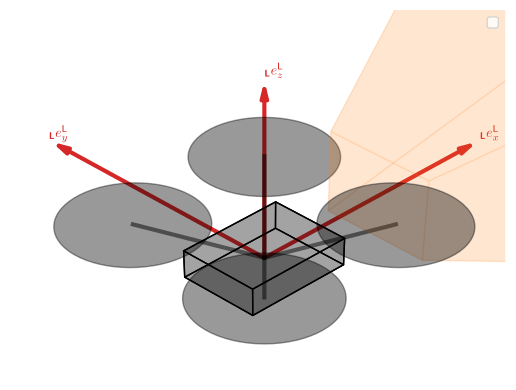

The Python source for this figure:
import enum
import numpy as np
import matplotlib.pyplot as plt
from matplotlib.patches import Circle
import mpl_toolkits.mplot3d.art3d as art3d
from mpl_toolkits.mplot3d import Axes3D
from mpl_toolkits.mplot3d.art3d import Poly3DCollection
from scipy.spatial.transform import Rotation
import utils
from matplotlib.colors import to_rgba
from matplotlib.patches import ArrowStyle



utils.initRCParams()
fig = plt.figure()
ax = fig.add_subplot(projection='3d')



ARM_LENGTH = 0.2
ROTOR_HEIGHT = 0.1
ROTOR_RADIUS = 0.12
ROTOR_ANGLES_DEG = [45.0, 135.0, 225.0, 315.0]

drone_x = 0.0
drone_y = 0.0
drone_z = 0.0
drone_p = np.array([
    drone_x, drone_y, drone_z
])

body_sx = 0.2
body_sy = 0.15
body_sz = 0.08
drone_body_s = np.array([
    body_sx, body_sy, body_sz
])

def rotZ (a: float):
    sa = np.sin(a)
    ca = np.cos(a)
    return np.array([
        [ca, -sa, 0.0],
        [sa, ca, 0.0],
        [0.0, 0.0, 1.0]
    ])

def rotor_pos (
    a: float, # angle in degree
    al: float, # arm length
    rh: float # rotor height
):
    return rotZ(utils.rad__deg(a)) @ np.array([al, 0.0, rh])

rotor_p = []
for ra in ROTOR_ANGLES_DEG:
    rotor_p.append(
        rotor_pos(ra, ARM_LENGTH, ROTOR_HEIGHT)
    )

for rp in rotor_p:
    print(rp)
    p = Circle(
        tuple(rp[:2]), 
        ROTOR_RADIUS,
        color='k',
        alpha=0.4
    )
    ax.add_patch(p)
    art3d.pathpatch_2d_to_3d(p, z=rp[2], zdir="z")

    ax.plot(
        [drone_p[0], rp[0]],
        [drone_p[1], rp[1]],
        [drone_p[2], rp[2]],
        color='k',
        alpha=0.5,
        linewidth=3
    )
#
#ax.scatter(
#    *list(drone_p),
#    color='k',
#    alpha=0.5
#)








def unitFace(
    axis: str, 
    shift: float
) -> np.ndarray:
    vert = np.zeros((3))
    verts = np.zeros((4, 3))
    if axis == 'x': vert[0]=shift;  i0 = 1;         i1 = 2
    if axis == 'y': i0 = 0;         vert[1]=shift;  i1 = 2
    if axis == 'z': i0 = 0;         i1 = 1;         vert[2]=shift
    vert[i0] = -0.5; vert[i1] = -0.5; verts[0] = vert
    vert[i0] = 0.5; vert[i1] = -0.5; verts[1] = vert
    vert[i0] = 0.5; vert[i1] = 0.5; verts[2] = vert
    vert[i0] = -0.5; vert[i1] = 0.5; verts[3] = vert
    return verts


def quaternion__from__rotationAngleAxis(angle: float, axis : np.ndarray):
    return np.array([
        np.cos(angle/2.0),
        np.sin(angle/2.0) * axis[0],
        np.sin(angle/2.0) * axis[1],
        np.sin(angle/2.0) * axis[2]
    ])
def multiplyQuaternions(q0: np.ndarray, q1: np.ndarray):
    w0 = q0[0]; xyz0 = q0[1:]
    w1 = q1[0]; xyz1 = q1[1:]
    w = w0*w1 - np.inner(xyz0, xyz1)
    xyz = w0*xyz1 + w1*xyz0 + np.cross(xyz0, xyz1)
    return np.array([w, xyz[0], xyz[1], xyz[2]])
def invertQuaternion(q: np.ndarray):
    return np.array([q[0], -q[1], -q[2], -q[3]]) / np.linalg.norm(q)
def rotateVectorByQuaternion(xyz: np.ndarray, q: np.ndarray):
    wxyz = np.array([0, xyz[0], xyz[1], xyz[2]])
    return multiplyQuaternions(multiplyQuaternions(q,wxyz), invertQuaternion(q))[1:]
def radian__from__degree(degree: float):
    return degree * np.pi / 180.0

def fovData(
    aov_y: float,
    aov_z: float,
    d1: float,
    d2: float,
    x: float = 0,
    y: float = 0,
    z: float = 0,
    ax: float = 0,
    ay: float = 0,
    az: float = 0,
) -> np.ndarray:
    p = np.array([x, y, z])
    ex = np.array([1.0, 0, 0])
    ey = np.array([0, 1.0, 0])
    ez = np.array([0, 0, 1.0])

    x1 = d1 * ex
    x2 = d2 * ex

    q_l = quaternion__from__rotationAngleAxis(angle=aov_z / 2, axis=ez)
    q_r = quaternion__from__rotationAngleAxis(angle=- aov_z / 2, axis=ez)
    q_u = quaternion__from__rotationAngleAxis(angle=- aov_y / 2, axis=ey)
    q_d = quaternion__from__rotationAngleAxis(angle=aov_y / 2, axis=ey)

    q_lu = multiplyQuaternions(q_l, q_u)
    q_ru = multiplyQuaternions(q_r, q_u)
    q_rd = multiplyQuaternions(q_r, q_d)
    q_ld = multiplyQuaternions(q_l, q_d)

    p1_lu = rotateVectorByQuaternion(x1, q_lu)
    p1_ru = rotateVectorByQuaternion(x1, q_ru)
    p1_rd = rotateVectorByQuaternion(x1, q_rd)
    p1_ld = rotateVectorByQuaternion(x1, q_ld)
    p2_lu = rotateVectorByQuaternion(x2, q_lu)
    p2_ru = rotateVectorByQuaternion(x2, q_ru)
    p2_rd = rotateVectorByQuaternion(x2, q_rd)
    p2_ld = rotateVectorByQuaternion(x2, q_ld)

    q_x = quaternion__from__rotationAngleAxis(angle=ax, axis=ex)
    q_y = quaternion__from__rotationAngleAxis(angle=ay, axis=ey)
    q_z = quaternion__from__rotationAngleAxis(angle=az, axis=ez)
    q_xyz = multiplyQuaternions(multiplyQuaternions(q_x, q_y), q_z)

    p1_lu = rotateVectorByQuaternion(p1_lu, q_xyz) + p
    p1_ru = rotateVectorByQuaternion(p1_ru, q_xyz) + p
    p1_rd = rotateVectorByQuaternion(p1_rd, q_xyz) + p
    p1_ld = rotateVectorByQuaternion(p1_ld, q_xyz) + p
    p2_lu = rotateVectorByQuaternion(p2_lu, q_xyz) + p
    p2_ru = rotateVectorByQuaternion(p2_ru, q_xyz) + p
    p2_rd = rotateVectorByQuaternion(p2_rd, q_xyz) + p
    p2_ld = rotateVectorByQuaternion(p2_ld, q_xyz) + p


    return np.array([
        [p1_lu, p1_ru, p1_rd, p1_ld], #p1
        [p2_lu, p2_ru, p2_rd, p2_ld], #p2
        [p1_lu, p1_ru, p2_ru, p2_lu], #u
        [p1_ru, p1_rd, p2_rd, p2_ru], #r
        [p1_ld, p1_rd, p2_rd, p2_ld], #d
        [p1_lu, p1_ld, p2_ld, p2_lu] #l
    ])


    

    
    



def cuboidData (
    x: float, 
    y: float, 
    z: float,
    sx: float, 
    sy: float, 
    sz: float
) -> np.ndarray:
    X = np.array([
       unitFace(axis='x', shift=-0.5),
       unitFace(axis='y', shift=-0.5),
       unitFace(axis='z', shift=-0.5),
       unitFace(axis='x', shift=0.5),
       unitFace(axis='y', shift=0.5),
       unitFace(axis='z', shift=0.5),
    ], dtype=np.float)
    for i, s in enumerate([sx, sy, sz]):
        X[:, :, i] *= s
    print(X)
    return X + np.array([x, y, z])






ax.add_collection(
    Poly3DCollection(
        cuboidData(
            drone_x, drone_y, drone_z,
            body_sx, body_sy, body_sz
        ),
        color='k',
        alpha=0.2
    )
)

ax.add_collection(
    Poly3DCollection(
        fovData(
            1*1.05 * np.pi/4,
            1*np.pi/4,
            0.3,
            10,
            x=0,
            y=0,
            z=0,
            ax=radian__from__degree(0),
            ay=radian__from__degree(0),
            az=radian__from__degree(0)
        ),
        color='tab:orange',
        alpha=0.1,
        edgecolor=to_rgba('tab:orange', 0.2),
        #label='Camera FOV'
    )
)


length = 0.5

ax.arrow3D(
    drone_x, drone_y, drone_z,
    drone_x + length, drone_y, drone_z,
    mutation_scale=20,
    arrowstyle=ArrowStyle.CurveFilledB(head_length=.4, head_width=.1),
    linewidth=3,
    color='tab:red'
)
ax.arrow3D(
    drone_x, drone_y, drone_z,
    drone_x, drone_y + length, drone_z,
    mutation_scale=20,
    arrowstyle=ArrowStyle.CurveFilledB(head_length=.4, head_width=.1),
    linewidth=3,
    color='tab:red'
)
ax.arrow3D(
    drone_x, drone_y, drone_z,
    drone_x, drone_y, drone_z + length,
    mutation_scale=20,
    arrowstyle=ArrowStyle.CurveFilledB(head_length=.4, head_width=.1),
    linewidth=3,
    color='tab:red'
)
ax.annotate3D(
    '${}_\\textbf{L} e^\\text{L}_x$', 
    (drone_x + length, drone_y, drone_z), 
    xytext=(0, 0), 
    textcoords='offset points',
    color='tab:red'
)
ax.annotate3D(
    '${}_\\textbf{L} e^\\text{L}_y$', 
    (drone_x, drone_y + length, drone_z), 
    xytext=(0, 0), 
    textcoords='offset points',
    color='tab:red'
)
ax.annotate3D(
    '${}_\\textbf{L} e^\\text{L}_z$', 
    (drone_x, drone_y, drone_z + length), 
    xytext=(0, 0), 
    textcoords='offset points',
    color='tab:red'
)


auxUnitBox = 0.5 * np.array([
    [-1, -1, -1],
    [-1, -1,  1],
    [-1,  1, -1],
    [-1,  1,  1],
    [ 1, -1, -1],
    [ 1, -1,  1],
    [ 1,  1, -1],
    [ 1,  1,  1],
])

auxBox = auxUnitBox + 0.5
ax.scatter(
    auxBox[:, 0],
    auxBox[:, 1],
    auxBox[:, 2],
    alpha=0
)

plt.axis('off')
ax.set_xlim(-1, 1)
ax.set_ylim(-1, 1)
ax.set_zlim(-0.8, 1.2)

#utils.set_axes_equal(ax)

# Functions from @Mateen Ulhaq and @karlo
def set_axes_equal(ax: plt.Axes):
    """Set 3D plot axes to equal scale.

    Make axes of 3D plot have equal scale so that spheres appear as
    spheres and cubes as cubes.  Required since `ax.axis('equal')`
    and `ax.set_aspect('equal')` don't work on 3D.
    """
    limits = np.array([
        ax.get_xlim3d(),
        ax.get_ylim3d(),
        ax.get_zlim3d(),
    ])
    origin = np.mean(limits, axis=1)
    radius = 0.5 * np.max(np.abs(limits[:, 1] - limits[:, 0]))
    _set_axes_radius(ax, origin, radius)

def _set_axes_radius(ax, origin, radius):
    x, y, z = origin
    ax.set_xlim3d([x - radius, x + radius])
    ax.set_ylim3d([y - radius, y + radius])
    ax.set_zlim3d([z - radius, z + radius])

#ax.set_box_aspect([1,1,1])
set_axes_equal(ax)


#plt.grid()
#plt.show()

ax.view_init(45, 180+45)
ax.dist = 2

ax.legend()

utils.saveFig(__file__)
